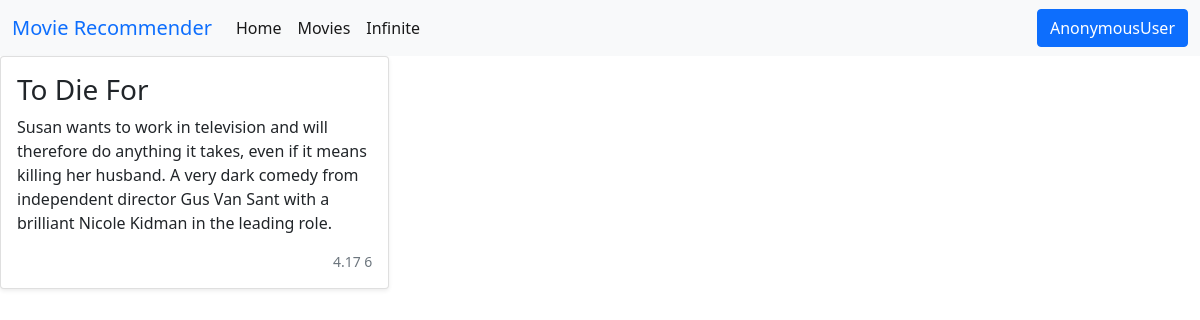
Screenshot of /movie/577/ with the database file from the repository.
### movies/models.py (models this page shows, shortened)
class Movie(models.Model):
    title = models.CharField(max_length=100)
    overview = models.TextField()
    release_date = models.DateField(auto_now=False, auto_now_add=False, blank=True, null=True)
    timestamp = models.DateTimeField(auto_now_add=True)
    rating = GenericRelation(Rating)
    rating_last_updated = models.DateField(auto_now=False, auto_now_add=False, blank=True, null=True)
    rating_avg = models.DecimalField(blank=True, null=True, max_digits=5, decimal_places=2)
    rating_count = models.IntegerField(blank=True, null=True)
    objects = MovieManager()
    def get_absolute_url(self):
        return reverse("movies:movie_detail", kwargs={"pk": self.pk})

### movies/views.py (the view)
class MovieDetailView(generic.DetailView):
    template_name = "movies/movie_detail.html"
    queryset = Movie.objects.all()
    def get_context_data(self, *args, **kwargs):
        context = super().get_context_data(*args, **kwargs)
        request = self.request
        user = request.user
        if user.is_authenticated:
            object = context["object"]
            object_ids = [object.id]
            my_ratings = user.rating_set.movies().as_object_dict(object_ids=object_ids)
            context["my_ratings"] = my_ratings
        return context

### ratings/context_processors.py (called while the page is built)
def ratings_choice(request):
    return {"ratings_choice": RatingChoice.values}

### templates/movies/movie_detail.html (shortened to what this page needs)
{% extends 'base.html' %}
{% block body %}
<div class="row row-cols-1 row-cols-sm-2 row-cols-md-3 g-3">
    <div class="col">
        <div class="card shadow-sm">
            <div class="card-body">
                <h3>{{ object.title }}</h3>
                <p class="card-text">{{ object.overview }}</p>
                <div class="d-flex justify-content-between align-items-center">
                    {% if object.rating_avg is not None %}
                    <small class="text-muted">{{ object.rating_avg }} {{ object.rating_count }}</small>
                    {% endif %}
                </div>
            </div>
        </div>
    </div>
</div>
{% endblock body %}

### rows the page displays
Movie: title "To Die For", overview "Susan wants to work in television and will therefore do anything it takes, even if it means killing her husband. A very dark comedy from independent director Gus Van Sant with a brilliant Nicole Kidman in the leading role.", rating_avg "4.17", rating_count "6"
